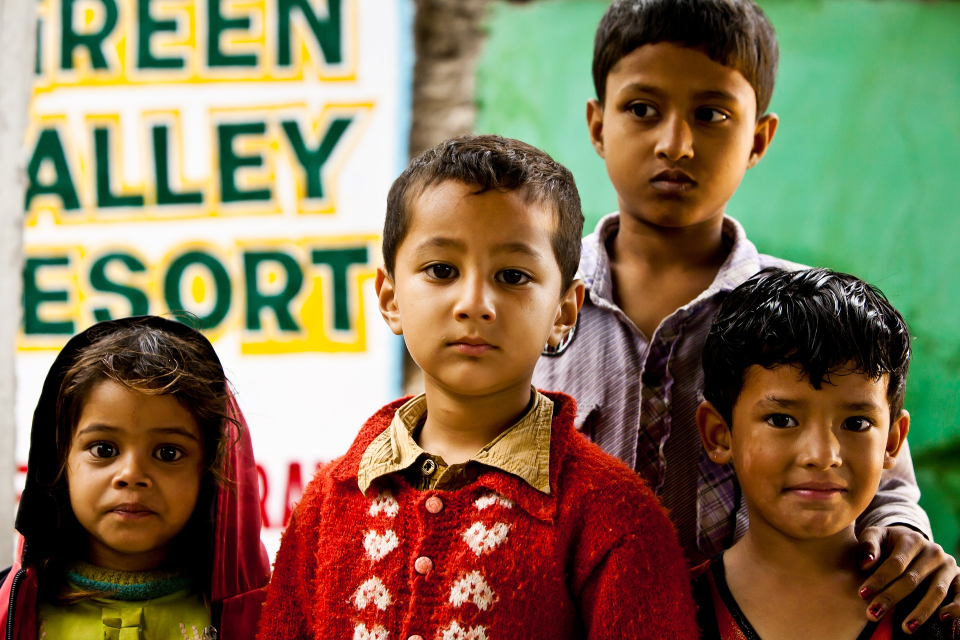
#> input picture Python/파이썬과 40개의 작품들/23. 얼굴만 찾아 모자이크(OpenCV)/children.jpg, 1920 x 1280 px (shown at 1/2 size)
$ python main23-2.py
#> lines starting #> are read from the running program, lines starting #| are printed output that depends on the picture
import numpy as np
import cv2

face_cascade = cv2.CascadeClassifier(cv2.data.haarcascades + 'haarcascade_frontalface_default.xml')
eye_cascade = cv2.CascadeClassifier(cv2.data.haarcascades + 'haarcascade_eye.xml')

ff = np.fromfile('children.jpg', np.uint8)
img = cv2.imdecode(ff, cv2.IMREAD_UNCHANGED)
#> img is the input picture: shape (1280, 1920, 3); mean B, G, R 85, 114.5, 131.3
img = cv2.resize(img, dsize=(0, 0), fx=0.4, fy=0.4, interpolation=cv2.INTER_LINEAR)
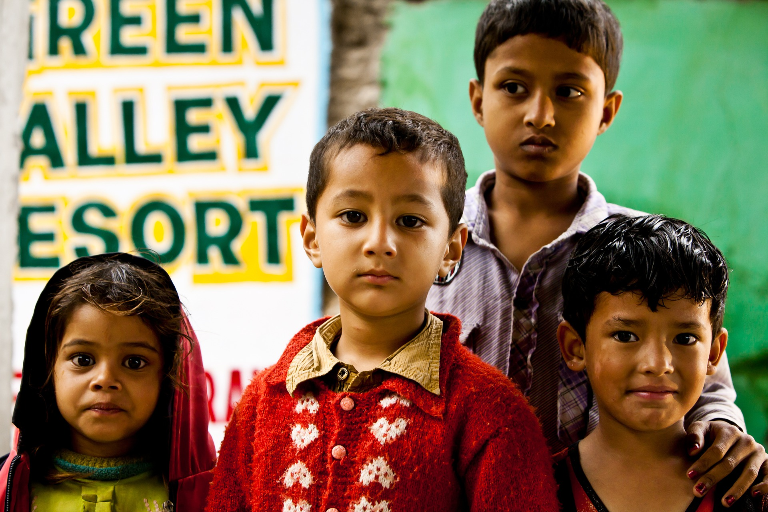
#> img: shape (512, 768, 3); mean B, G, R 84.9, 114.4, 131.3

gray = cv2.cvtColor(img, cv2.COLOR_BGR2GRAY)
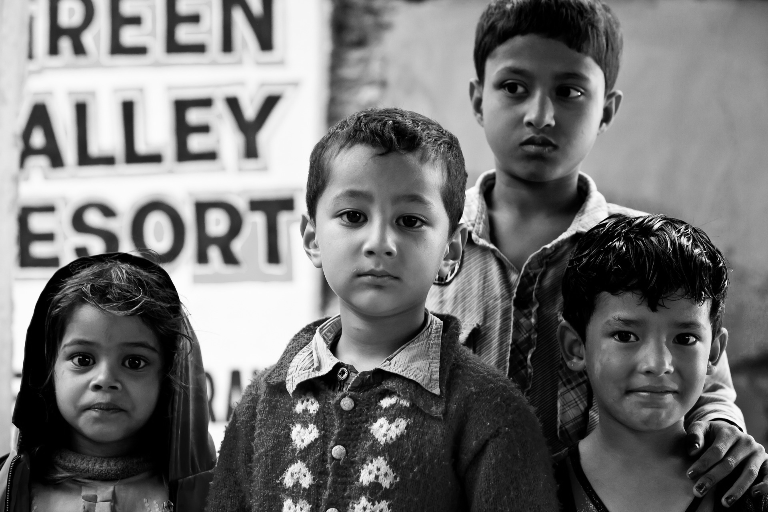
#> gray: shape (512, 768); min 0, max 254, mean 116.1

faces = face_cascade.detectMultiScale(gray, 1.2,5)
#> faces = [[467, 37, 140, 140], [574, 284, 140, 140], [38, 307, 136, 136], [299, 157, 158, 158]]
for (x,y,w,h) in faces:
    face_img = img[y:y+h, x:x+w]
    face_img = cv2.resize(face_img, dsize=(0, 0), fx=0.05, fy=0.05)
    face_img = cv2.resize(face_img, (w, h), interpolation=cv2.INTER_AREA)
    img[y:y+h, x:x+w] = face_img
#> this loop made 4 passes
#> pass 1, `face_img = img[y:y+h, x:x+w]`:
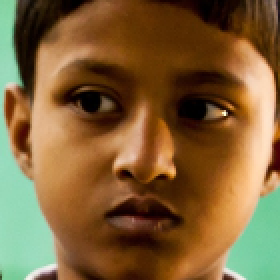
#> face_img: shape (140, 140, 3) (shown 2 times larger); mean B, G, R 56.5, 97.5, 128.3
#> pass 1, `face_img = cv2.resize(face_img, (w, h), interpolation=cv2.INTER_AREA)`:
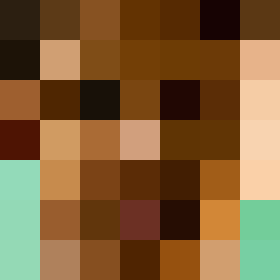
#> face_img: shape (140, 140, 3) (shown 2 times larger); mean B, G, R 54.7, 94.7, 128
#> pass 2, `face_img = img[y:y+h, x:x+w]`:
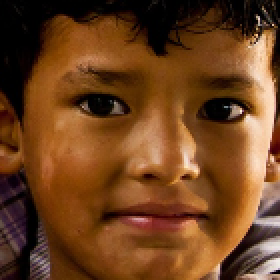
#> face_img: shape (140, 140, 3) (shown 2 times larger); mean B, G, R 31.2, 66, 110.4
#> pass 2, `face_img = cv2.resize(face_img, (w, h), interpolation=cv2.INTER_AREA)`:
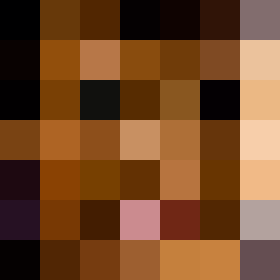
#> face_img: shape (140, 140, 3) (shown 2 times larger); mean B, G, R 38.7, 72.3, 115.7
#> after the loop:
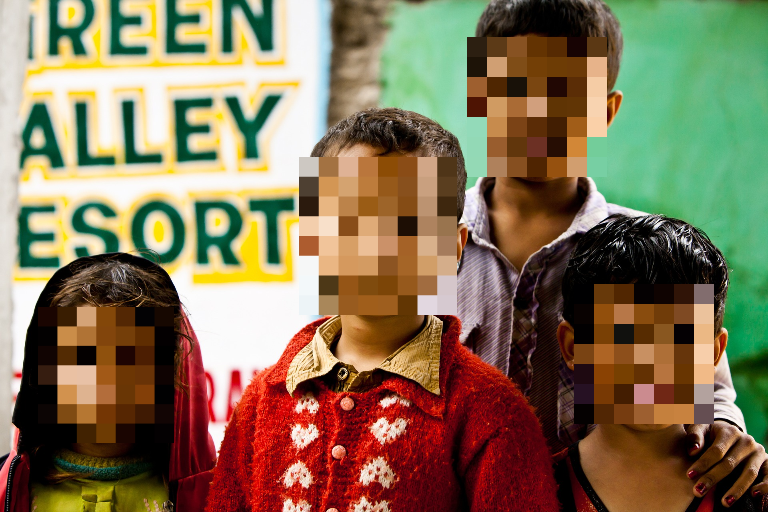
#> img: shape (512, 768, 3); mean B, G, R 85.4, 114.9, 131.7

cv2.imshow('face find', img)
cv2.waitKey(0)
cv2.destroyAllWindows()
